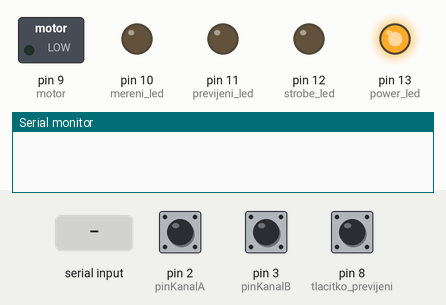
Simulated run of this sketch. Board: Arduino Uno, built with avr-gcc and run on an emulated ATmega328P. On the bench: switched loads named in the sketch (green lamp = pin HIGH), output pins drawn as LEDs (lit = HIGH), the last lines printed to the serial monitor. The test bench sets the inputs (shaded band); at power-on: pin 8 (tlacitko_previjeni) HIGH, pin 2 (pinKanalA) HIGH, pin 3 (pinKanalB) HIGH.

Above: at 1.2 s.
1.3 s: "s" received over Serial
At 2.4 s:
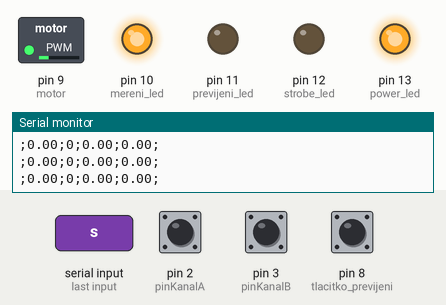
3.3 s: "p" received over Serial
At 3.6 s:
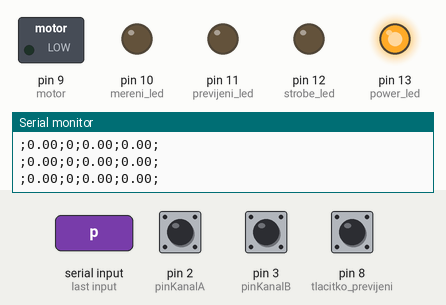
4.8 s: pin 8 (tlacitko_previjeni) pulled LOW for 0.15 s
At 4.87 s:
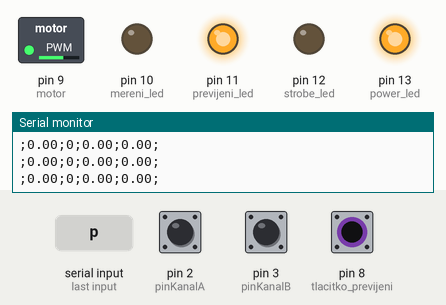
6.4 s: pin 8 (tlacitko_previjeni) pulled LOW for 3.2 s
At 10.7 s:
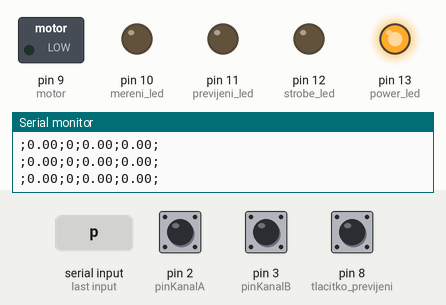
Timing chart, 0 to 12.1 s (numbered marks = the images above; inputs shaded):
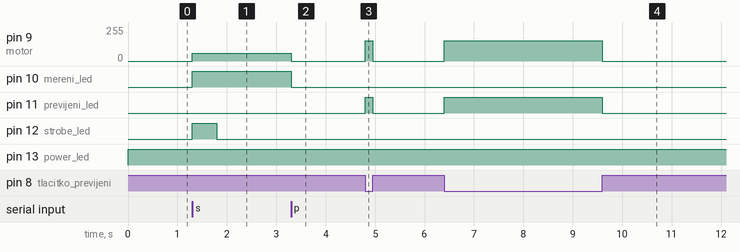

Measured:
- after the input at 1.3 s, pin 9 (motor): 0/255 → 60/255 at once; pin 10 (mereni_led): LOW → HIGH at once; pin 12 (strobe_led): LOW → HIGH at once, → LOW 0.50 s later
- after the input at 3.3 s, pin 9 (motor): 60/255 → 0/255 at once; pin 10 (mereni_led): HIGH → LOW at once
- after the input at 4.8 s, pin 9 (motor): 0/255 → 153/255 at once, → 0/255 0.15 s later; pin 11 (previjeni_led): LOW → HIGH at once, → LOW 0.15 s later
- after the input at 6.4 s, pin 9 (motor): 0/255 → 153/255 at once, → 0/255 3.2 s later; pin 11 (previjeni_led): LOW → HIGH at once, → LOW 3.2 s later

The sketch:

rotacni_encoder_4th.ino
```cpp
// Arduino rotacni encoder
//dodelat:
//udelat podminku kdzy hodnota milis bude vetsi nez XXXXXX tak se vynuluje aby nedoslo k preteceni
//u MALE rychlosti = malo pulzu, nepocitat pulzy ale pocitat cas mezi pulzy je to presnejsi
//predelat casovani pomoci metody SET a EXPIRED !!!

 /*
  *  Vypocet rychlosti:
  *  obvod kruhu = 2 * Pi * r (remenice ma r= 0,015m)
  *  obvod kruhu = 0,09424777m
  *  1 metr / obvod kruhu = otacky  => 1 / 0,09424777 = 10,610329
  *  otacky * pocet pulzu na otacku =>  10,610329 * 200 = 2122,06590789 pulzu na 1m
  *
  *  pulz_na_metr = 0.00047123889803
  *
  *  rychlost = (pocet pulzu * draha ) / cas
  *  rychlost = ( pocetPulzu * pulz_na_metr ) / ((uplynulyCas)/1000.0 ) ;
  *  rychlost = ( pocetPulzu * pulz_na_metr * 1000.0) / (uplynulyCas) ; //snad rychlejsi vypocet, protoze misto deleni nasobim
  *
  */
#include "interval.h"

#define pulz_na_metr 0.00047123889803
#define pulz_na_metr_per_mil 471.23889803846
#define pinKanalA 2         //pin 2
#define pinKanalB 3         //pin 4   //puvodne 3
#define pinPreruseni 0      // 0 jako INT0 coz = pin 2
#define pinPreruseniB 1      // 1 jako INT1 coz = pin 3
#define power_led 13        //pin 13
#define strobe_led 12       //pin 12
#define previjeni_led 11    //pin 11
#define mereni_led 10       //pin 10
#define motor 9             //pin 9
#define tlacitko_previjeni 8 //pin 8
//#define tlacitko_stop 7      //pin 7
#define dobaPoKtereZhasneLed 500 //ms
#define casMereni  120000 //cas po ktery se bude merit v milisekundach 120000 = 120s = 2min
#define periodaMereni 10  //4ms perioda mereni a odesilani na seriovy port ve vysledku je to 5ms
#define rychlost_zmeny_mereni 2.1 //rychlost po ktere se zacne merit poctem pulzu, do te doby merit  periodou mezi pulzy
#define korekce1 1.0575   //korekce do rychlosti 0.9m/s je 5.75% = 1.0575
#define korekce2 1.12   //korekce 0.25m/s do rychlosti 0.9m/s je 12.0% = 1.12
#define korekcni_hranice 0.8
#define korekcni_hranice_spodni 0.25

Interval timer,timer_led;

//short int power_led = 13;         //pin 13
//short int strobe_led = 12;        //pin 12
//short int previjeni_led = 11;     //pin 11
//short int mereni_led = 10;        //pin 10
//short int motor = 9;              //pin 9
//short int tlacitko_previjeni = 8; //pin 8
//short int tlacitko_stop = 7;      //pin 7


// pomocné proměnné
short int flag_interrupt = 0;
int velikost_pwm = 60;  //hodnota  0-255, 30%=76 40%=102, 60%=153, 70%=178, 80%=204, 90%=229,
int velikost_pwm_mene = 160;
int velikost_pwm_previjeni = 153;//229;
volatile short int pocetPulzu = 0;
// volatile byte pocetPulzuB = 0;
volatile byte smer = 0;
//float otacky = 0.0;
unsigned long celkovy_pocet_pulzu = 0;
long delka = 0;
float rychlost = 0;
//unsigned long soucetML = 0;
unsigned long staryCas = 0;
unsigned long staryCasMicro = 0;
unsigned long cas_zacatku_mereni = 0;
unsigned long cas_stisku_tlacitka = 0;
unsigned short stisknuto = LOW;
unsigned short povolen_stisk = 1;
char prijato;
short int synchronizace = 0;
unsigned short flag_merit = 0;
unsigned short stav_tlacitko_previjeni = 0;
unsigned short stav_tlacitko_stop = 0;
bool predchoziA = false;
bool aktualniA = false;
bool predchoziB = false;
bool aktualniB = false;
unsigned long cas_pulzu = 0;
unsigned long predchozi_cas_pulzu = 0;
unsigned long celkova_delka_pulzu = 0;
unsigned long delka_pulzu = 0;
float delkova_rychlost = 0;
float tmp_delkova_rychlost = 0;
short int my_pocetPulzu = 0;

void setup() {
  // komunikace po sériové lince rychlostí 9600 baud
  //Serial.begin(9600);
  Serial.begin(115200);
  //Serial.begin(250000);
  //Serial.begin(76800);
  //Serial.begin(38400);
  // nastavení směru vstupního pinu
  pinMode(pinKanalA, INPUT_PULLUP);
  pinMode(pinKanalB, INPUT_PULLUP);
  pinMode(tlacitko_previjeni, INPUT_PULLUP);
//  pinMode(tlacitko_stop, INPUT_PULLUP);
  pinMode(previjeni_led, OUTPUT);
  pinMode(mereni_led, OUTPUT);
  pinMode(power_led, OUTPUT);
  pinMode(strobe_led, OUTPUT);
  pinMode(motor, OUTPUT);

  analogWrite(motor, 0);
  // nastavení vstupního pinu pro využití přerušení,
  // při detekci přerušení pomocí sestupné hrany (FALLING)
  // bude zavolán podprogram prictiPulz
  //attachInterrupt(pinPreruseni, prictiPulz, FALLING);
  attachInterrupt(pinPreruseni, prictiPulz, CHANGE);
  attachInterrupt(pinPreruseniB, prictiPulz, CHANGE);
}
void loop() {

  // místo pro další příkazy
  digitalWrite(power_led, HIGH);

  if ((prijato=='s') && (!flag_merit) )
  {
    digitalWrite(strobe_led, HIGH); //SYNCHRONIZACNI LED
    synchronizace = 1;
    flag_merit = 1;
    cas_zacatku_mereni = millis();
    delka = 0;
    celkovy_pocet_pulzu = 0;
    char temp[25];
    sprintf(temp,"mereni probiha po %i ms",periodaMereni);
    Serial.println(temp);
    Serial.println("; rychlost; synchronizace; delkova_rychlost; delka;");

    timer.set(periodaMereni);
    timer_led.set(dobaPoKtereZhasneLed);
  }
  else if(prijato=='p')
  {
   // digitalWrite(led, LOW);
    flag_merit = 0;

  }

//ZHASNUTI SYNCHRONIZACNI LED PO DOBE
  //if ((millis() - cas_zacatku_mereni) > dobaPoKtereZhasneLed)
  if(timer_led.expired())
  {
    digitalWrite(strobe_led, LOW);
    synchronizace=0;
  }

  if ((millis() - cas_zacatku_mereni) > casMereni) //celkova doba pro mereni
  {
   // flag_merit = 0;
//    digitalWrite(mereni_led, LOW);
  }

  // pokud je rozdíl posledního uloženého času a aktuálního


  //if ( (uplynulyCas > periodaMereni) && flag_merit  )
  if ( (timer.expired()) && flag_merit  )
  {
    unsigned long uplynulyCas = (millis() - staryCas);

    unsigned long tmp_celkova_delka_pulzu;


    do                              //bezpecne predani hodnot z pulzru, tak aby nedoslo zrovna ke zmene
    {                               //hodnoty, pri predavani nebo vypoctu a neni potreba zakazovat preruseni
      flag_interrupt=0;             //tim padem neprijdu o data z pulzru

      my_pocetPulzu = pocetPulzu;

      celkovy_pocet_pulzu += pocetPulzu;
      tmp_delkova_rychlost = delkova_rychlost;
      tmp_celkova_delka_pulzu = celkova_delka_pulzu;
      celkova_delka_pulzu = 0;
      pocetPulzu = 0;
    } while (flag_interrupt==1);

      // vypnutí detekce přerušení po dobu výpočtu a tisku výsledku
    //detachInterrupt(pinPreruseni);

    // výpočet průtoku podle počtu pulzů za daný čas
    // se započtením kalibrační konstanty
    // otacky = ((1000.0 / (millis() - staryCas)) * pocetPulzu) / kalibrFaktor;
    // 1 ot/s = (50 p * 0,02) / 1 s

    //otacky = ( pocetPulzu * 0.02 ) / (((millis() - staryCas))/1000.0 ) ;

    //rychlost = ( my_pocetPulzu * pulz_na_metr ) / ((uplynulyCas)/1000.0 ) ;
    rychlost = ( my_pocetPulzu * pulz_na_metr * 1000.0) / (uplynulyCas) ; //snad rychlejsi vypocet, protoze misto deleni nasobim
    //rychlost = ( my_pocetPulzu * 3.184713375 ) / (millis() - staryCas)   ;
    if(rychlost < korekcni_hranice)
    {
      rychlost *= korekce1;
    }


    if(smer==1)
      {
        if (rychlost != 0)rychlost *= -1;
      }


/*
    char rychlost_temp[6];
    //char otacky_temp[7];
    // 4 is mininum width, 2 is precision; float value is copied onto rychlost_temp
    dtostrf(rychlost, 4, 2, rychlost_temp);
    //dtostrf(otacky, 5, 2, otacky_temp);
*/
    if(smer==1)
      {
        delka -= 47 * my_pocetPulzu; //
      }
      else
      {
        delka += 47 * my_pocetPulzu; //
      }

    //tmp_delkova_rychlost = pulz_na_metr / (delka_pulzu/1000000.0);
    //tmp_delkova_rychlost = (pulz_na_metr * 1000000.0) / (delka_pulzu);
    //tmp_delkova_rychlost = (pulz_na_metr_per_mil) / (delka_pulzu);
    float tmp_cas_pulzu = tmp_celkova_delka_pulzu / my_pocetPulzu;
    tmp_delkova_rychlost = (pulz_na_metr_per_mil) / (tmp_cas_pulzu);
/*
    if((korekcni_hranice_spodni < tmp_delkova_rychlost) && (tmp_delkova_rychlost < korekcni_hranice))
    {
      tmp_delkova_rychlost *= korekce2;
    }
*/
    if(smer==1)
    {
      if (tmp_delkova_rychlost != 0) tmp_delkova_rychlost *= -1;
    }
    /*
    if( 0 == (int)(rychlost*100) )
    {
      tmp_delkova_rychlost = 0;
    }
    */

/*
    char tmp_cpp[6];
    ltoa(celkovy_pocet_pulzu, tmp_cpp, 5);

    char tmp_delka[8];
    itoa(delka, tmp_delka, 7);

    char del_rych_tmp[7];
    dtostrf(tmp_delkova_rychlost, 4, 2, del_rych_tmp);
    char delka_tmp[7];
    float i = (double)delka/1000;
    dtostrf(i, 4, 2, delka_tmp);
*/
//    char tmp[40];
    //sprintf(tmp, "r:%s; s:%hi; d:%i; p:%i; cp:%i; c:%i;", rychlost_temp, synchronizace, delka, my_pocetPulzu, celkovy_pocet_pulzu, uplynulyCas);
    //sprintf(tmp, ";%s;%hi;%i;%i;", rychlost_temp, synchronizace, my_pocetPulzu, uplynulyCas);
//    sprintf(tmp, ";%s;%hi;%i;%i;", rychlost_temp, synchronizace, my_pocetPulzu, uplynulyCas);
    //sprintf(tmp, ";%s;%hi;%i;%i;", rychlost_temp, synchronizace, my_pocetPulzu, (micros() - staryCasMicro));
//    sprintf(tmp, ";%s;%hi;%i;%i;%i;%s;%s", rychlost_temp, synchronizace, my_pocetPulzu, uplynulyCas, celkovy_pocet_pulzu, delka_tmp, del_rych_tmp);

    Serial.println(String("") + ";" + rychlost + ";"
                                    + synchronizace +";"
                                    + tmp_delkova_rychlost +";"
                                    //+ my_pocetPulzu +";"
                                    //+ uplynulyCas +";"
                                    //+ celkovy_pocet_pulzu +";"
                                    + ((double)delka/100000) +";"

                                  );


/*
    Serial.print(tmp);
    Serial.print(celkovy_pocet_pulzu);
    Serial.print(";");
    Serial.print((double)delka/1000);
    Serial.print(";");
    Serial.print(tmp_delkova_rychlost);
    Serial.print(";");
    Serial.println(rychlost);
*/

    //Serial.println(tmp_cpp);

    // uložení aktuálního času pro zahájení dalšího měření
    staryCas = millis();

    //digitalWrite(led, LOW);
    // povolení detekce přerušení pro nové měření
    //attachInterrupt(pinPreruseni, prictiPulz, FALLING);

    timer.set(periodaMereni);
  }
  else
  {
    //digitalWrite(mereni_led, LOW);
    if (Serial.available() > 0)
    {
      prijato = Serial.read();
      //Serial.println(prijato);
    }

  }
/*
  if(flag_merit)
  {
    digitalWrite(mereni_led, HIGH);
    analogWrite(motor, velikost_pwm);
  }
  else
  {
    digitalWrite(mereni_led, LOW);
    analogWrite(motor, 0);
  }
*/
  stav_tlacitko_previjeni = digitalRead(tlacitko_previjeni);

  if(flag_merit)
  {
    digitalWrite(mereni_led, HIGH);
    analogWrite(motor, velikost_pwm);
  }
  else
  {
    if(stav_tlacitko_previjeni==LOW)  //ZMACKNUTE stav_tlacitko_previjeni==LOW
    {
      digitalWrite(previjeni_led, HIGH);
      analogWrite(motor, velikost_pwm_previjeni);
    }
    else
    {
      digitalWrite(mereni_led, LOW);
      digitalWrite(previjeni_led, LOW);
      analogWrite(motor, 0);
    }
  }

/*
  stav_tlacitko_stop = digitalRead(tlacitko_stop);

  // kontrola stisku tlačítka a stavu proměnné povolení
  if(stav_tlacitko_stop == LOW  &&  povolen_stisk == 1)
  {
    stisknuto = HIGH;
    Serial.println("STOP");
  }

  // pokud je stisknuto, do proměnné cas_stisku_tlacitka se uloží čas stisku a zakáže se další stisknutí
  if(stisknuto == HIGH )
  {
    cas_stisku_tlacitka = millis();
    povolen_stisk = 0;
    stisknuto = LOW;
  }

  // pokud je při zákazu stisku naměřen rozdíl času stisku a momentálního času větší jak 1000 ms = 1 s,
  // tak je povolen další stisk
  if(povolen_stisk == 0)
  {
    if((millis()-cas_stisku_tlacitka) > 1000 )
    {
      flag_merit = 0;
      povolen_stisk = 1;
    }
  }
*/

}
// podprogram pro obsluhu přerušení
void prictiPulz() {
  // inkrementace čítače pulzů
  flag_interrupt = 1;
  pocetPulzu++;

  aktualniA = (bool)digitalRead(pinKanalA);
  aktualniB = (bool)digitalRead(pinKanalB);

       if((aktualniA == false) && (predchoziA == true))
       {
          if((aktualniB == false) && (predchoziB == false))
          {
            smer = 0;
          }
          else if((aktualniB == true) && (predchoziB == true))
          {
            smer = 1;
          }
       }
       else if((aktualniA == false) && (predchoziA == false))
       {
          if((aktualniB == true) && (predchoziB == false))
          {
            smer = 0;
          }
          else if((aktualniB == false) && (predchoziB == true))
          {
            smer = 1;
          }
       }
       else if((aktualniA == true) && (predchoziA == false))
       {
          if((aktualniB == true) && (predchoziB == true))
          {
            smer = 0;
          }
          else if((aktualniB == false) && (predchoziB == false))
          {
            smer = 1;
          }
       }
       else if((aktualniA == true) && (predchoziA == true))
       {
          if((aktualniB == false) && (predchoziB == true))
          {
            smer = 0;
          }
          else if((aktualniB == true) && (predchoziB == false))
          {
            smer = 1;
          }
       }

  predchoziA = aktualniA;
  predchoziB = aktualniB;

  /*
  unsigned long currentMillis = millis();
  if ((unsigned long)(currentMillis - previousMillis) >= interval)
  {
    previousMillis = currentMillis;
  }
  */
  cas_pulzu = micros();
  delka_pulzu = cas_pulzu - predchozi_cas_pulzu;
  celkova_delka_pulzu += delka_pulzu;
  predchozi_cas_pulzu = cas_pulzu;

}
```
